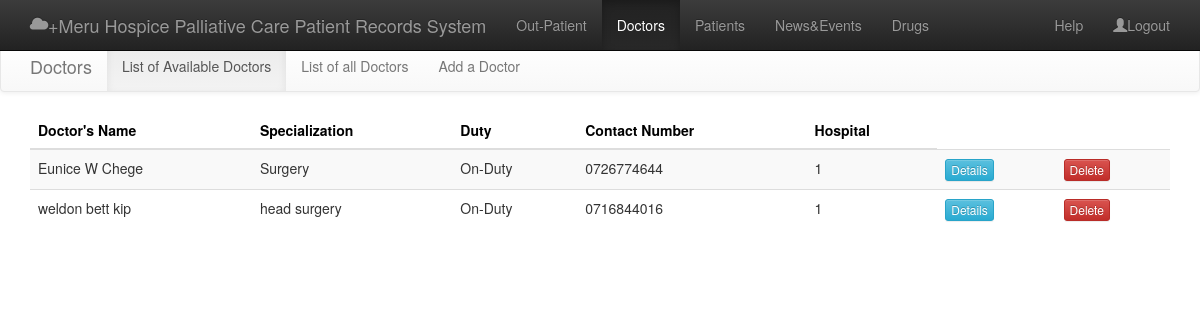
The app's page /admin/doctors.php with its own data.
### tables this page shows
CREATE TABLE `hos_doctor` (
  `id` int(20) NOT NULL auto_increment,
  `first_name` text NOT NULL,
  `middle_name` text NOT NULL,
  `last_name` text NOT NULL,
  `title` varchar(100) NOT NULL,
  `specialization` varchar(100) NOT NULL,
  `duty` varchar(100) NOT NULL,
  `phone` varchar(100) NOT NULL,
  `address` varchar(100) NOT NULL,
  `email` varchar(100) NOT NULL,
  `hospital_id` int(100) NOT NULL,
  `password` varchar(100) NOT NULL,
  PRIMARY KEY  (`id`)
);

### admin/available_doctors.php (the view, shortened to what this page needs)
 <div class="navbar navbar-default">
        <div class="container">
          <div class="navbar-header">
            <a class="navbar-brand" href="doctors.php">Doctors</a>
          </div>
          <div class="navbar-collapse collapse">
            <ul class="nav navbar-nav">
              <li class="active"><a href="doctors.php?doc=available">List of Available Doctors</a></li>
              <li><a href="doctors.php?doc=alldoctors">List of all Doctors</a></li>
              <li><a href="doctors.php?doc=adddoctor">Add a Doctor</a></li>
            </ul>
          </div>
        </div>
      </div>
<div class="container">
    <div id="docs">
	<center><table class="table table-striped">
    		<thead>
        	<tr style="color:#000;"><th>Doctor's Name</th><th>Specialization</th><th>Duty</th><th>Contact Number</th><th>Hospital</th></tr>
            </thead>
            <tbody>
            <?php
				$sql = mysql_query("SELECT * FROM hos_doctor WHERE duty='ON-DUTY'") or die(mysql_error());
				$docs = mysql_fetch_array($sql);
				if($docs > 0){
				do{
					echo "<tr><td>$docs[first_name] $docs[middle_name] $docs[last_name]</td><td>$docs[specialization]</td><td>$docs[duty]</td><td>$docs[phone]</td><td>$docs[hospital_id]</td><td><button class='btn btn-xs btn-info' onClick=ViewDetails($docs[id])>Details</button></td><td><button class='btn btn-xs btn-danger' onClick='DeleteItem($docs[id])'>Delete</button></td></tr>";
				}while($docs = mysql_fetch_array($sql));
				}else{
					echo "<tr><td align='center' colspan='6'>THERE ARE CURRENTLY NO DOCTORS ON DUTY!!</td></tr>";
				}
			?>
        </table></center>
       </div>
</div>

### records on screen
hos_doctor: first_name "Eunice", middle_name "W", last_name "Chege", specialization "Surgery", duty "On-Duty", phone "0726774644", hospital "1"
hos_doctor: first_name "weldon", middle_name "bett", last_name "kip", specialization "head surgery", duty "On-Duty", phone "0716844016", hospital "1"
